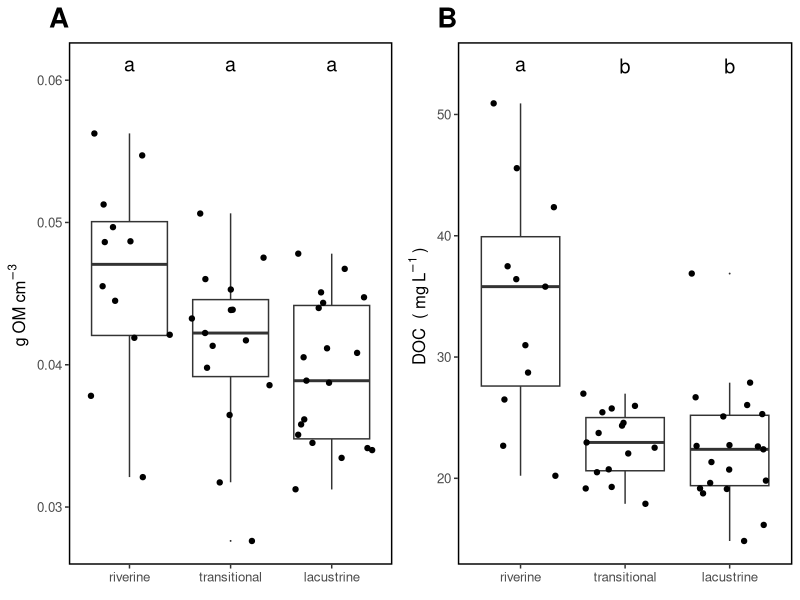

Generate this figure with R:
### Build Figure 3 
### Quantity of OM among reservoir zones 
### Megan Berberich, University of Cincinnati

## load packages
library(dplyr)
library(ggplot2)
library(openxlsx)
library(gridExtra)

## load data
master <- read.xlsx("data/process/master_by_sample.xlsx")

# make plot of g OM per cubic cm of sediment and of DOC (eliminate the highest value)

# subset data so that the one crazy DOC point is removed
DOC_sub <- subset(master, doc.mg.l < 300)

om_quantity_graph <- grid.arrange(
  # g OM per cubic cm of sediment
  ggplot(master, aes(zone, g.om.per.cm3)) +
    geom_boxplot(outlier.size = 0, outlier.colour = NULL) +
    labs(y=expression(g~OM~cm^{-3}~""),
         x=expression("")) +
    scale_x_discrete(limits = c("riverine", "transitional", "lacustrine")) + ggtitle("A") +
    theme(panel.background = element_rect(fill = "white"),
          panel.grid.major = element_blank(),
          text=element_text(size=12),
          plot.title = element_text(face="bold", hjust = -0.065, size = 20), 
          panel.border = element_rect(size = 1, fill = NA)) +
    annotate('text', x = 1, y = 0.061, 
             label = " a ",parse = TRUE,size=5) +
    annotate('text', x = 2, y = 0.061, 
             label = " a ",parse = TRUE,size=5) +
    annotate('text', x = 3, y = 0.061, 
             label = " a ",parse = TRUE,size=5) + 
    geom_jitter(),
  
  ggplot(DOC_sub, aes(zone, doc.mg.l)) +
    geom_boxplot(outlier.size = 0, outlier.colour = NULL) +
    labs(y=expression(DOC~" ("~mg~L^{-1}~") "),
         x=expression("")) +
    scale_x_discrete(limits = c("riverine", "transitional", "lacustrine")) + ggtitle("B") +
    theme(panel.background = element_rect(fill = "white"),
          panel.grid.major = element_blank(),
          text=element_text(size=12),
          plot.title = element_text(face="bold", hjust = -0.065, size = 20), 
          panel.border = element_rect(size = 1, fill = NA)) +
    geom_jitter() +
    annotate('text', x = 1, y = 54, 
             label = " a ",parse = TRUE,size=5) +
    annotate('text', x = 2, y = 54, 
             label = " b ",parse = TRUE,size=5) +
    annotate('text', x = 3, y = 54, 
             label = " b ",parse = TRUE,size=5),
  
  nrow = 1, ncol = 2
)

ggsave(file = "results/figures/figure3_sediment_om_quantity.pdf", om_quantity_graph, 
       width=7.3, height = 4, dpi = 300)

rm(DOC_sub)
rm(om_quantity_graph)



